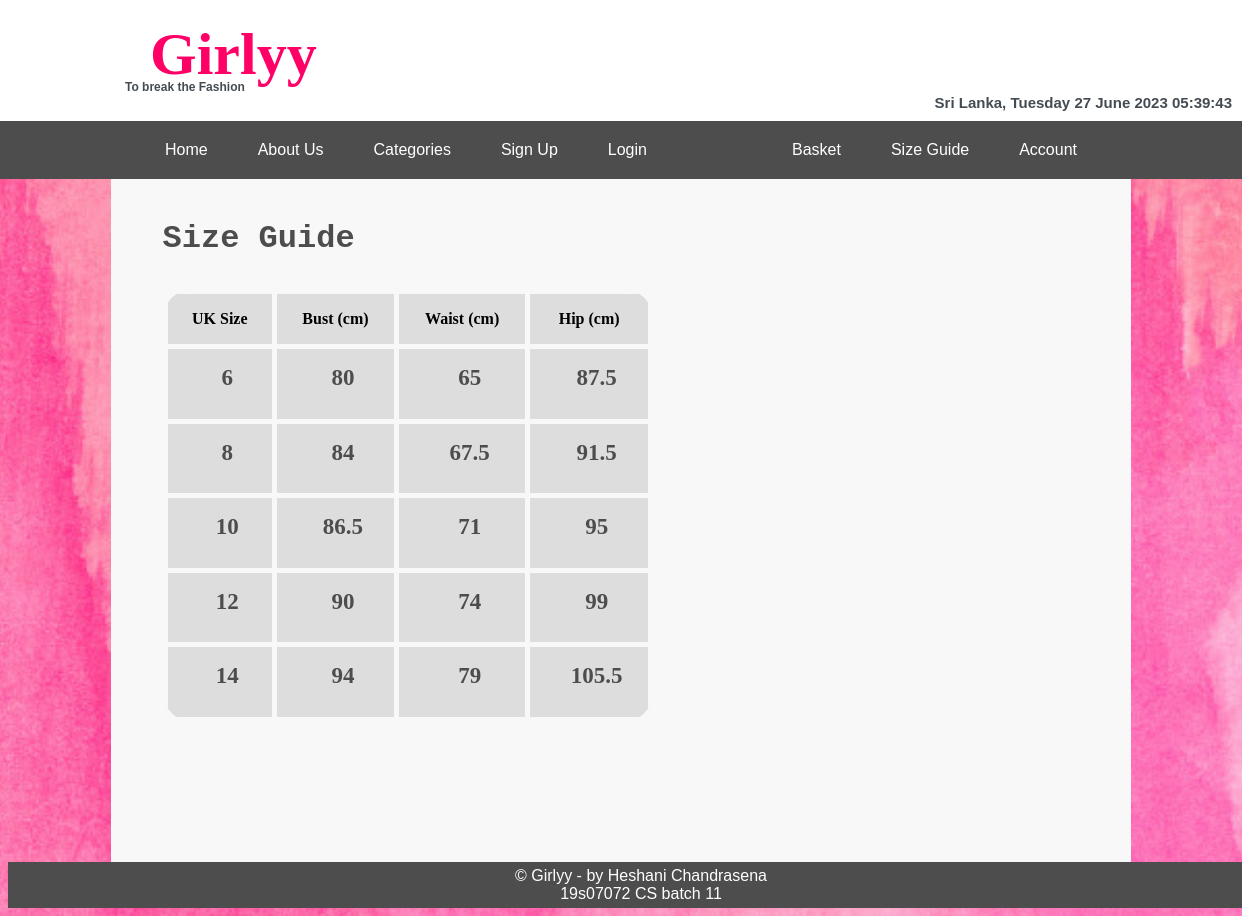
Screenshot of /sizes.php with the database file from the repository.
### tables this page shows
CREATE TABLE `size` (
  `sizeId` int(4) NOT NULL,
  `sizeName` varchar(20) NOT NULL,
  `bust` varchar(20) NOT NULL,
  `waist` varchar(20) NOT NULL,
  `hip` varchar(20) NOT NULL
);

### sizes.php (the view, shortened to what this page needs)
<?php
include ("db.php");
$pagename="Size Guide";
echo "<link rel=stylesheet type=text/css href=stylesheet.css>";
echo "<body>";
include ("headfile.php");
echo "<h4>".$pagename."</h4>";
$SQL="select sizeName, bust, waist, hip from Size";
$exeSQL=mysqli_query($conn, $SQL) or die (mysqli_error($conn));
echo "<table id='checkouttable' style='width:50%; border: 0px'>
    <tr>
        <th>UK Size</th>
        <th>Bust (cm)</th>
        <th>Waist (cm)</th>
        <th>Hip (cm)</th>
    </tr>";
while ($arrayp=mysqli_fetch_array($exeSQL))
{
echo "<tr>";
echo "<td>";
echo "<p><h5>".$arrayp['sizeName']."</h5>";
echo "</td>";
echo "<td>";
echo "<p><h5>".$arrayp['bust']."</h5>";
echo "</td>";
echo "<td>";
echo "<p><h5>".$arrayp['waist']."</h5>";
echo "</td>";
echo "<td>";
echo "<p><h5>".$arrayp['hip']."</h5>";
echo "</td>";
echo "</tr>";
}
echo "</table>";
echo "</body>";
?>

### stylesheet.css (style rules this page uses)
body,html { padding-top: 65px; background: url("images/bg.jpg") no-repeat center center fixed; background-position: top; -webkit-background-size: cover; -moz-background-size: cover; background-size: cover; }
p { margin: 0; }
#content h4 { color: #4d4d4d; font-size: 32; margin: 2rem 0 2rem 2rem; font-family: "Madhura", monospace; }
#content h5 { color: #4d4d4d; font-size: 23; margin: 0 0 0.5em; padding-left: 15px; }
#footer { z-index: 10; width: 100%; background: #4d4d4d; text-align: center; padding: 5px; padding-left: 20px; padding-right: 20px; color: #fff; margin-left: auto; margin-right: auto; }
table,th,td { border-collapse: collapse; border: 1px solid #000; }
th { padding: 10px; }
td { padding: 10px; text-align: left; color: #000000; }
#checkouttable { margin-left: 2rem; border-collapse: collapse; border-radius: 30px; overflow: hidden; }
#checkouttable th, #checkouttable td { text-align: center; padding: 1em; background: #ddd; font-family:Century Gothic; border: 5px solid #f8f8f8; }

### rows the page displays
size: sizeName "6", bust "80", waist "65", hip "87.5"
size: sizeName "8", bust "84", waist "67.5", hip "91.5"
size: sizeName "10", bust "86.5", waist "71", hip "95"
size: sizeName "12", bust "90", waist "74", hip "99"
size: sizeName "14", bust "94", waist "79", hip "105.5"

### other values shown
$pagename "Size Guide"
